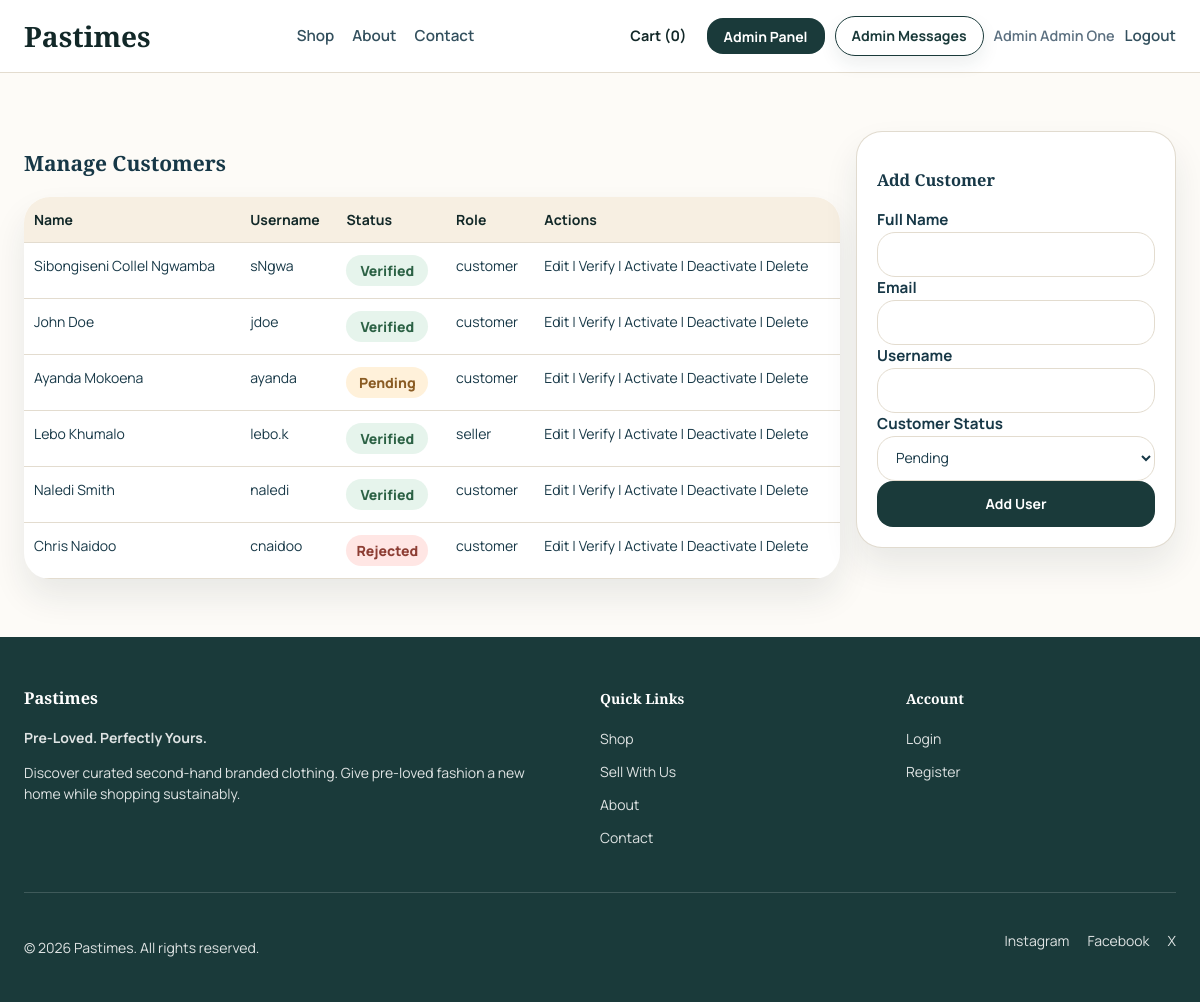
Screenshot of /admin/users.php (signed in) with the database file from the repository.
### tables this page shows
CREATE TABLE IF NOT EXISTS `tbluser` (
  `user_id` int(11) NOT NULL AUTO_INCREMENT,
  `full_name` varchar(120) NOT NULL,
  `first_name` varchar(60) NOT NULL,
  `last_name` varchar(60) NOT NULL,
  `username` varchar(60) NOT NULL,
  `email` varchar(120) NOT NULL,
  `password_hash` varchar(255) NOT NULL,
  `phone_number` varchar(20) DEFAULT NULL,
  `profile_image_path` varchar(255) DEFAULT NULL,
  `role` enum('customer','seller','admin') NOT NULL DEFAULT 'customer',
  `customer_status` enum('pending','verified','rejected') NOT NULL DEFAULT 'pending',
  `seller_status` enum('none','pending','approved','rejected') NOT NULL DEFAULT 'none',
  `is_active` tinyint(1) NOT NULL DEFAULT 1,
  `created_at` timestamp NOT NULL DEFAULT current_timestamp(),
  `updated_at` timestamp NOT NULL DEFAULT current_timestamp() ON UPDATE current_timestamp(),
  PRIMARY KEY (`user_id`),
  UNIQUE KEY `username` (`username`),
  UNIQUE KEY `email` (`email`)
);

### includes/Marketplace.php (called while the page is built, shortened)
<?php
final class Cart
{
    public static function getSessionCart(): array
    {
        $scopeKey = self::cartScopeKey();
        return $_SESSION['cart_buckets'][$scopeKey];
    }
    public static function getCartCount(): int
    {
        return array_sum(self::getSessionCart());
    }
    private static function loadDatabaseCartIfNeeded(): void
    {
        $user = current_user();
        if (!$user) {
            return;
        }
    }
    private static function cartScopeKey(?int $userId = null): string
    {
        if ($userId === null) {
            $currentUser = current_user();
            $userId = (int) ($currentUser['user_id'] ?? 0);
        }
        return $userId > 0 ? 'user_' . $userId : 'guest';
    }
}

### admin/users.php (the view, shortened to what this page needs)
<?php
$editUser = isset($_GET['edit']) ? db_one('SELECT * FROM tblUser WHERE user_id = ? AND role <> "admin"', 'i', [(int) $_GET['edit']]) : null;
$users = db_all('SELECT * FROM tblUser WHERE role <> "admin" ORDER BY created_at DESC');
require_once __DIR__ . '/../includes/header.php';
?>
<section class="section">
    <div class="container split-layout">
        <div class="content-main">
            <h1>Manage Customers</h1>
            <table>
                <thead><tr><th>Name</th><th>Username</th><th>Status</th><th>Role</th><th>Actions</th></tr></thead>
                <tbody>
                <?php foreach ($users as $user): ?>
                    <tr>
                    <td><?= e($user['full_name']); ?></td>
                    <td><?= e($user['username']); ?></td>
                    <td><?= status_badge($user['customer_status']); ?></td>
                    <td><?= e($user['role']); ?></td>
                    <td>
                        <a href="<?= e(app_url('admin/users.php?edit=' . $user['user_id'])); ?>">Edit</a> |
                        <a href="<?= e(app_url('admin/users.php?verify=' . $user['user_id'])); ?>">Verify</a> |
                        <a href="<?= e(app_url('admin/users.php?activate=' . $user['user_id'])); ?>">Activate</a> |
                        <a href="<?= e(app_url('admin/users.php?deactivate=' . $user['user_id'])); ?>">Deactivate</a> |
                        <a href="<?= e(app_url('admin/users.php?delete=' . $user['user_id'])); ?>" onclick="return confirm('Delete this user?');">Delete</a>
                    </td>
                </tr>
                <?php endforeach; ?>
                </tbody>
            </table>
        </div>
        <aside class="content-side">
            <div class="form-card">
                <h3><?= $editUser ? 'Update Customer' : 'Add Customer'; ?></h3>
                <form method="post">
                    <label>Full Name</label>
                    <input name="full_name" value="<?= e($editUser['full_name'] ?? ''); ?>" required>
                    <label>Email</label>
                    <input name="email" type="email" value="<?= e($editUser['email'] ?? ''); ?>" required>
                    <label>Username</label>
                    <input name="username" value="<?= e($editUser['username'] ?? ''); ?>" required>
                    <label>Customer Status</label>
                    <select name="customer_status">
                        <?php foreach (['pending', 'verified', 'rejected'] as $status): ?>
                            <option value="<?= e($status); ?>" <?= ($editUser['customer_status'] ?? 'pending') === $status ? 'selected' : ''; ?>><?= e(ucfirst($status)); ?></option>
                        <?php endforeach; ?>
                    </select>
                    <input type="submit" value="<?= $editUser ? 'Update User' : 'Add User'; ?>">
                </form>
            </div>
        </aside>
    </div>
</section>
<?php require_once __DIR__ . '/../includes/footer.php'; ?>

### includes/header.php (shortened to what this page needs)
<?php
$admin = current_admin();
$currentPath = basename(parse_url($_SERVER['REQUEST_URI'] ?? '', PHP_URL_PATH) ?: '');
$stylesVersion = @filemtime(__DIR__ . '/../css/styles.css') ?: time();
?>
<!DOCTYPE html>
<html lang="en">
<head>
    <link rel="stylesheet" href="<?= e(app_url('css/styles.css?v=' . $stylesVersion)); ?>">
</head>
<body>
<header class="site-header">
    <div class="container nav-shell">
        <a class="brand-mark" href="<?= e(app_url('index.php')); ?>">Pastimes</a>
        <nav class="site-nav">
            <a class="nav-link<?= $currentPath === 'shop.php' ? ' is-active' : ''; ?>" href="<?= e(app_url('shop.php')); ?>">Shop</a>
            <a class="nav-link<?= $currentPath === 'about.php' ? ' is-active' : ''; ?>" href="<?= e(app_url('about.php')); ?>">About</a>
            <a class="nav-link<?= $currentPath === 'contact.php' ? ' is-active' : ''; ?>" href="<?= e(app_url('contact.php')); ?>">Contact</a>
        </nav>
        <div class="nav-actions">
            <a class="cart-link" href="<?= e(app_url('cart.php')); ?>">Cart (<?= e((string) cart_count()); ?>)</a>
            <?php if ($admin): ?>
                <a class="button button-dark button-small admin-top-button" href="<?= e(app_url('admin/index.php')); ?>">Admin Panel</a>
                <a class="button button-light button-small header-action-button" href="<?= e(app_url('admin/messages.php')); ?>">Admin Messages</a>
                <span class="nav-user">Admin <?= e($admin['full_name']); ?></span>
                <a class="nav-link" href="<?= e(app_url('logout.php?scope=admin')); ?>">Logout</a>
            <?php endif; ?>
        </div>
    </div>
</header>
<main class="page-shell">

### includes/functions.php (shortened to what this page needs)
<?php
function app_url(string $path = ''): string
{
    $suffix = ltrim($path, '/');
    $base = defined('APP_URL_BASE') ? APP_URL_BASE : '';
    return $suffix === '' ? ($base ?: '/') : ($base . '/' . $suffix);
}
function e(?string $value): string
{
    return htmlspecialchars((string) $value, ENT_QUOTES, 'UTF-8');
}
function db(): mysqli
{
    static $connection = null;
    if ($connection instanceof mysqli) {
        return $connection;
    }
    $connection = getDBConnection(true);
    return $connection;
}
function bind_params(mysqli_stmt $statement, string $types, array &$params): void
{
    $bindParams = [$types];
    foreach ($params as $key => &$value) {
        $bindParams[] = &$value;
    }
    call_user_func_array([$statement, 'bind_param'], $bindParams);
}
function db_one(string $sql, string $types = '', array $params = []): ?array
{
    $statement = db()->prepare($sql);
    if ($types !== '' && $params !== []) {
        bind_params($statement, $types, $params);
    }
    $statement->execute();
    $result = $statement->get_result();
    $row = $result ? $result->fetch_assoc() : null;
    return $row ?: null;
}
function db_all(string $sql, string $types = '', array $params = []): array
{
    $statement = db()->prepare($sql);
    $statement->execute();
    $result = $statement->get_result();
    $rows = $result ? $result->fetch_all(MYSQLI_ASSOC) : [];
    return $rows;
}
function current_user(): ?array
{
    if (!isset($_SESSION['user_id'])) {
        return null;
    }
    return db_one('SELECT * FROM tblUser WHERE user_id = ?', 'i', [(int) $_SESSION['user_id']]);
}
function current_admin(): ?array
{
    return db_one('SELECT * FROM tblAdmin WHERE admin_id = ?', 'i', [(int) $_SESSION['admin_id']]);
}
function cart_count(): int
{
    return Cart::getCartCount();
}
function status_badge(string $status): string
{
    $safe = strtolower($status);
    return '<span class="badge badge-' . e($safe) . '">' . e(ucfirst($status)) . '</span>';
}

### rows the page displays
tbluser: full_name "Sibongiseni Collel Ngwamba", username "sNgwa", customer_status "Verified", role "customer"
tbluser: full_name "John Doe", username "jdoe", customer_status "Verified", role "customer"
tbluser: full_name "Ayanda Mokoena", username "ayanda", customer_status "Pending", role "customer"
tbluser: full_name "Lebo Khumalo", username "lebo.k", customer_status "Verified", role "seller"
tbluser: full_name "Naledi Smith", username "naledi", customer_status "Verified", role "customer", customer_status "Pending"
tbluser: full_name "Chris Naidoo", username "cnaidoo", customer_status "Rejected", role "customer"

### other values shown
cart_count() "0"
$admin['full_name'] "Admin One"
